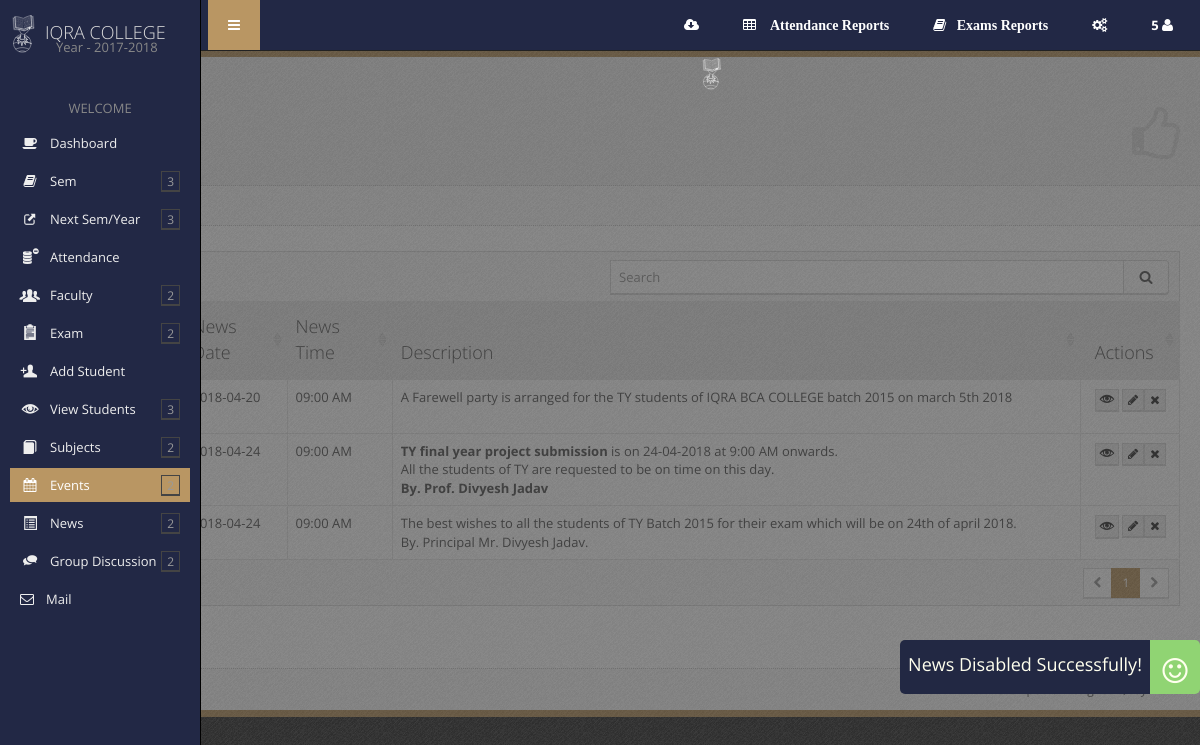
Screenshot of /admin/news_list.php?disabled (signed in) with the database file from the repository.
### tables this page shows
CREATE TABLE `news_tbl` (
  `nid` int(11) NOT NULL AUTO_INCREMENT,
  `name` varchar(50) NOT NULL,
  `ndate` date NOT NULL,
  `ntime` time NOT NULL,
  `photo` text NOT NULL,
  `description` text NOT NULL,
  `enabled` varchar(1) NOT NULL,
  PRIMARY KEY (`nid`)
);

### admin/DatabaseFiles/cn.php (called while the page is built, shortened)
<?php
	require("Database.class.php");
	$db = new Database(DB_SERVER, DB_USER, DB_PASS, DB_DATABASE);
?>

### admin/DatabaseFiles/Database.class.php (called while the page is built, shortened)
<?php
class Database {
			?>
			<?php
		function order($table,$field)
		{
			$query="SELECT * FROM $table order by $field";
			return mysql_query($query);
		}
}
?>

### admin/news_list.php (the view, shortened to what this page needs)
<?php include("DatabaseFiles/cn.php");
$table="news_tbl";
$pk="nid";
$nm="news";
include("page_content/listheader.php");
?>
			<div class="table-responsive">
				<table id="example-datatable" class="table table-bordered table-hover">
					<thead>
						<tr>
							<th>News Date</th>
							<th>News Time</th>
							<th>Description</th>
							<th class="text-center">Actions</th>
						</tr>
					</thead>
					<tbody>
						<?php
							$r=$db->order($table,$pk);
							while($r1=mysql_fetch_object($r)){?>
							<tr>
								<td><?=  $r1->name;?></td>
								<td><?=  $r1->ndate;?></td>
								<td><?=  date('h:i A',strtotime($r1->ntime));?></td>
                                <td><?=  $r1->description;?></td>
								<td class='text-center'>
								<?php if($r1->enabled=='N'){?>
								<a href='<?= $nm;?>_list.php?eeid=<?= $r1->$pk?>' data-toggle='tooltip' title='Enable' class='btn btn-xs btn-default'><i class='glyphicon-eye_close'></i></a>
								<?php }else{?>
								<a href='<?= $nm;?>_list.php?deid=<?= $r1->$pk?>' data-toggle='tooltip' title='Disable' class='btn btn-xs btn-default'><i class='glyphicon-eye_open'></i></a>
								<?php }?>
								<a href='<?= $nm;?>_form.php?eid=<?= $r1->$pk?>' data-toggle='tooltip' title='Edit' class='btn btn-xs btn-default'><i class='icon-pencil'></i></a><a href='?did=<?= $r1->$pk?>' data-toggle='tooltip' title='Delete' class='btn btn-xs btn-default'><i class='icon-remove'></i></a></td></tr>
							<?php 	}
							?>
					</tbody>
				</table>
			</div>
		</div>
<?php include("page_content/listfooter.php");
?>

### admin/css/main-1.03.css (style rules this page uses)
body { font-family:"Open Sans","Helvetica Neue",Helvetica,Arial,sans-serif;color:#555;font-size:13px;background:#454545 url(../img/template/bg.png) top left repeat }
.table thead>tr>th { font-size:18px;font-weight:300 }
.table thead>tr>th,.table thead>tr>td,.table tfoot>tr>th,.table tfoot>tr>td { background-color:#e9e9e9;padding-top:12px;padding-bottom:12px }
.table thead>tr>th,.table tbody>tr>th,.table tfoot>tr>th,.table thead>tr>td,.table tbody>tr>td,.table tfoot>tr>td,.table tbody+tbody,.table-bordered,.table-bordered>thead>tr>th,.table-bordered>tbody>tr>th,.table-bordered>tfoot>tr>th,.table-bordered>thead>tr>td,.table-bordered>tbody>tr>td,.table-bordered>tfoot>tr>td { border-color:#e9e9e9 }
.btn { margin:1px 0;border-radius:0!important }
.btn-default,.btn-default:hover,.btn-default:focus,.btn-default:active,.btn-default.active,.open .dropdown-toggle.btn-default,.btn-default.disabled,.btn-default[disabled],fieldset[disabled] .btn-default,.btn-default.disabled:hover,.btn-default[disabled]:hover,fieldset[disabled] .btn-default:hover,.btn-default.disabled:focus,.btn-default[disabled]:focus,fieldset[disabled] .btn-default:focus,.btn-default.disabled:active,.btn-default[disabled]:active,fieldset[disabled] .btn-default:active,.btn-default.disabled.active,.btn-default[disabled].active,fieldset[disabled] .btn-default.active { background-color:#eee;border-color:#d9d9d9;-webkit-box-shadow:0 1px 0 #d9d9d9;box-shadow:0 1px 0 #d9d9d9 }
p,.table,.alert,.carousel { margin-bottom:20px }

### rows the page displays
news_tbl: ndate "2018-04-20", ntime "09:00 AM", description "A Farewell party is arranged for the TY students of IQRA BCA COLLEGE batch 2015 on march 5th 2018"
news_tbl: ndate "2018-04-24", ntime "09:00 AM", description "TY final year project submission is on 24-04-2018 at 9:00 AM onwards. All the students of TY are requested to be on time on this day. By. Prof. Divyesh Jadav"
news_tbl: ndate "2018-04-24", ntime "09:00 AM", description "The best wishes to all the students of TY Batch 2015 for their exam which will be on 24th of april 2018. By. Principal Mr. Divyesh Jadav."

### other values shown
$_SESSION["year"] "2017-2018"
